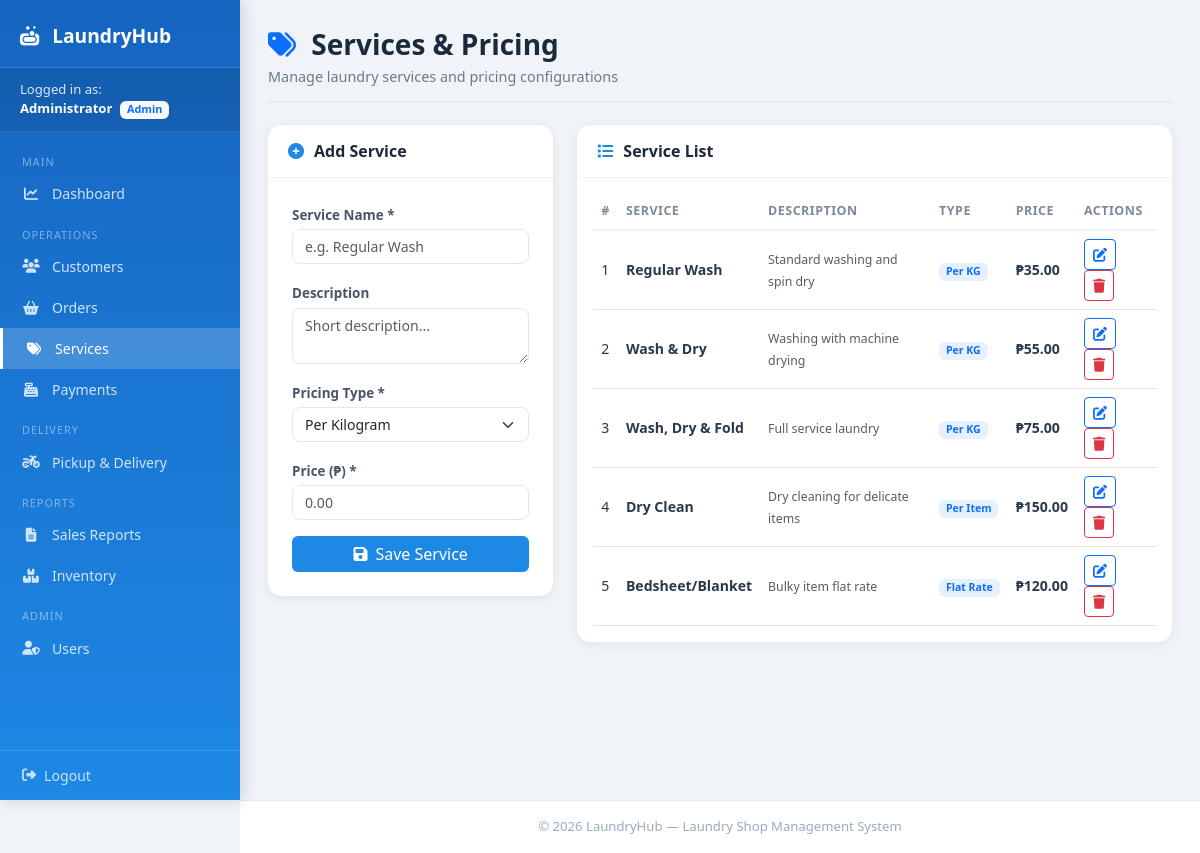
Screenshot of /services.php (signed in) with the database file from the repository.
### tables this page shows
CREATE TABLE IF NOT EXISTS services (
    id           INT AUTO_INCREMENT PRIMARY KEY,
    service_name VARCHAR(100) NOT NULL,
    description  TEXT,
    pricing_type ENUM('per_kg','per_item','flat') DEFAULT 'per_kg',
    price        DECIMAL(10,2) NOT NULL DEFAULT 0.00,
    created_at   DATETIME DEFAULT CURRENT_TIMESTAMP
);

### services.php (the view, shortened to what this page needs)
<?php include("includes/header.php"); include("config/db.php");
$services = $conn->query("SELECT * FROM services ORDER BY created_at DESC");
?>
<div class="page-header">
    <h3><i class="fas fa-tags me-2 text-primary"></i> Services & Pricing</h3>
    <p>Manage laundry services and pricing configurations</p>
</div>
<div class="row g-4">
    <div class="col-md-4">
        <div class="card">
            <div class="card-header-custom"><i class="fas fa-plus-circle"></i> Add Service</div>
            <div class="p-4">
                <form method="POST">
                    <div class="mb-3">
                        <label class="form-label">Service Name *</label>
                        <input name="service_name" class="form-control" placeholder="e.g. Regular Wash" required>
                    </div>
                    <div class="mb-3">
                        <label class="form-label">Description</label>
                        <textarea name="description" class="form-control" rows="2" placeholder="Short description..."></textarea>
                    </div>
                    <div class="mb-3">
                        <label class="form-label">Pricing Type *</label>
                        <select name="pricing_type" class="form-select" required>
                            <option value="per_kg">Per Kilogram</option>
                        </select>
                    </div>
                    <div class="mb-3">
                        <label class="form-label">Price (&#8369;) *</label>
                        <input type="number" step="0.01" name="price" class="form-control" placeholder="0.00" required>
                    </div>
                    <button name="add" class="btn btn-primary w-100"><i class="fas fa-save me-2"></i>Save Service</button>
                </form>
            </div>
        </div>
    </div>
    <div class="col-md-8">
        <div class="card">
            <div class="card-header-custom"><i class="fas fa-list"></i> Service List</div>
            <div class="p-3">
                <table class="table table-hover mb-0">
                    <thead>
                        <tr><th>#</th><th>Service</th><th>Description</th><th>Type</th><th>Price</th><th>Actions</th></tr>
                    </thead>
                    <tbody>
                    <?php $i=1; while($s = $services->fetch_assoc()): ?>
                        <?php
                        $typeLabel = ['per_kg'=>'Per KG','per_item'=>'Per Item','flat'=>'Flat Rate'][$s['pricing_type']] ?? $s['pricing_type'];
                        ?>
                        <tr>
                            <td><?= $i++ ?></td>
                            <td><strong><?= htmlspecialchars($s['service_name']) ?></strong></td>
                            <td><small class="text-muted"><?= htmlspecialchars($s['description'] ?: '—') ?></small></td>
                            <td><span class="badge bg-primary bg-opacity-10 text-primary"><?= $typeLabel ?></span></td>
                            <td><strong>&#8369;<?= number_format($s['price'], 2) ?></strong></td>
                            <td>
                                <button class="btn btn-outline-primary btn-sm"
                                    onclick="openEditSvc(<?= $s['id'] ?>, '<?= addslashes($s['service_name']) ?>', '<?= addslashes($s['description']) ?>', '<?= $s['pricing_type'] ?>', <?= $s['price'] ?>)">
                                    <i class="fas fa-edit"></i>
                                </button>
                                <a href="?delete=<?= $s['id'] ?>" class="btn btn-outline-danger btn-sm"
                                    onclick="return confirm('Delete this service?')">
                                    <i class="fas fa-trash"></i>
                                </a>
                            </td>
                        </tr>
                    <?php endwhile; ?>
                    </tbody>
                </table>
            </div>
        </div>
    </div>
</div>
<?php include("includes/footer.php"); ?>

### includes/header.php (style rules this page uses)
:root { --primary: #1e88e5; --primary-dark: #1565c0; --accent: #42a5f5; --bg: #f0f4f9; --sidebar-w: 240px; }
body { background: var(--bg); margin: 0; font-family: 'Segoe UI', sans-serif; }
.page-header { margin-bottom: 22px; padding-bottom: 14px; border-bottom: 2px solid #e3eaf3; }
.page-header h3 { margin: 0; font-weight: 700; color: #1a2a3a; }
.page-header p { margin: 4px 0 0; color: #6c7a8a; font-size: 0.9rem; }
.card { border: none; border-radius: 14px; box-shadow: 0 2px 12px rgba(0,0,0,0.07); transition: box-shadow 0.2s; }
.card-header-custom { padding: 14px 20px; border-bottom: 1px solid #eef2f7; font-weight: 600; color: #1a2a3a; display: flex; align-items: center; gap: 10px; }
.card-header-custom i { color: var(--primary); }
.table th { font-size: 0.78rem; text-transform: uppercase; letter-spacing: 0.5px; color: #7a8a9a; border-bottom: 2px solid #eef2f7; }
.table td { vertical-align: middle; font-size: 0.88rem; color: #2a3a4a; }
.btn-primary { background: var(--primary); border: none; }
.form-label { font-size: 0.84rem; font-weight: 600; color: #4a5568; margin-bottom: 4px; }
.form-control, .form-select { border-radius: 8px; border: 1.5px solid #e2e8f0; font-size: 0.88rem; }

### rows the page displays
services: service_name "Regular Wash", description "Standard washing and spin dry", pricing_type "Per KG", price "35.00"
services: service_name "Wash & Dry", description "Washing with machine drying", pricing_type "Per KG", price "55.00"
services: service_name "Wash, Dry & Fold", description "Full service laundry", pricing_type "Per KG", price "75.00"
services: service_name "Dry Clean", description "Dry cleaning for delicate items", pricing_type "Per Item", price "150.00"
services: service_name "Bedsheet/Blanket", description "Bulky item flat rate", pricing_type "Flat Rate", price "120.00"

### other values shown
$fullname "Administrator"
$role "Admin"
